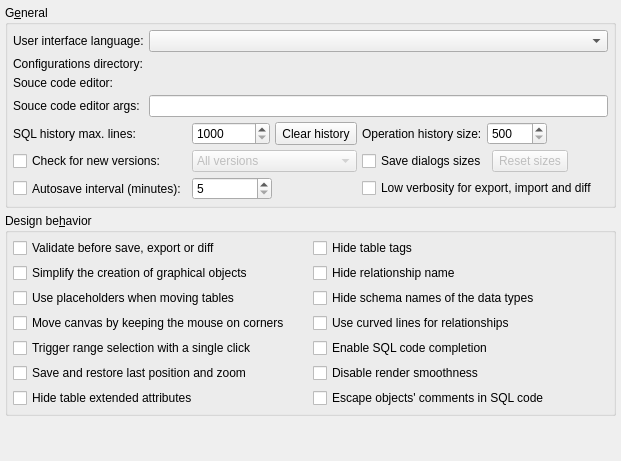
     <widget class="QWidget" name="tab">
      <attribute name="icon">
       <iconset resource="../../res/resources.qrc">
        <normaloff>:/icons/icons/design.png</normaloff>:/icons/icons/design.png</iconset>
      </attribute>
      <attribute name="title">
       <string>Ge&amp;neral &amp;&amp; Design</string>
      </attribute>
      <layout class="QGridLayout" name="gridLayout_11">
       <property name="leftMargin">
        <number>5</number>
       </property>
       <property name="topMargin">
        <number>5</number>
       </property>
       <property name="rightMargin">
        <number>5</number>
       </property>
       <property name="bottomMargin">
        <number>5</number>
       </property>
       <property name="spacing">
        <number>5</number>
       </property>
       <item row="0" column="0">
        <widget class="QGroupBox" name="general_gb">
         <property name="title">
          <string>G&amp;eneral</string>
         </property>
         <layout class="QGridLayout" name="general_grid">
          <property name="leftMargin">
           <number>5</number>
          </property>
          <property name="topMargin">
           <number>5</number>
          </property>
          <property name="rightMargin">
           <number>5</number>
          </property>
          <property name="bottomMargin">
           <number>5</number>
          </property>
          <property name="spacing">
           <number>5</number>
          </property>
          <item row="0" column="0">
           <widget class="QLabel" name="label_5">
            <property name="text">
             <string>User interface language:</string>
            </property>
           </widget>
          </item>
          <item row="0" column="1">
           <widget class="QComboBox" name="ui_language_cmb">
            <property name="toolTip">
             <string>Overrides the default user interface language defined by the system. Requires restarting the program. &lt;strong&gt;NOTE:&lt;/strong&gt; UI translations are third party collaborations thus any typo or mistake should be reported directly to their respective maintainers.</string>
            </property>
            <property name="statusTip">
             <string/>
            </property>
            <property name="iconSize">
             <size>
              <width>28</width>
              <height>28</height>
             </size>
            </property>
           </widget>
          </item>
          <item row="1" column="0">
           <widget class="QLabel" name="label_2">
            <property name="text">
             <string>Configurations directory:</string>
            </property>
           </widget>
          </item>
          <item row="2" column="0">
           <widget class="QLabel" name="label_3">
            <property name="text">
             <string>Souce code editor:</string>
            </property>
           </widget>
          </item>
          <item row="3" column="0">
           <widget class="QLabel" name="label_4">
            <property name="text">
             <string>Souce code editor args:</string>
            </property>
           </widget>
          </item>
          <item row="3" column="1">
           <widget class="QLineEdit" name="source_editor_args_edt">
            <property name="toolTip">
             <string/>
            </property>
            <property name="readOnly">
             <bool>false</bool>
            </property>
            <property name="clearButtonEnabled">
             <bool>true</bool>
            </property>
           </widget>
          </item>
          <item row="4" column="0" colspan="2">
           <layout class="QGridLayout" name="gridLayout_8">
            <property name="spacing">
             <number>5</number>
            </property>
            <item row="0" column="0">
             <widget class="QLabel" name="sql_history_lbl">
              <property name="sizePolicy">
               <sizepolicy hsizetype="Preferred" vsizetype="Preferred">
                <horstretch>0</horstretch>
                <verstretch>0</verstretch>
               </sizepolicy>
              </property>
              <property name="minimumSize">
               <size>
                <width>0</width>
                <height>0</height>
               </size>
              </property>
              <property name="text">
               <string>SQL history max. lines:</string>
              </property>
             </widget>
            </item>
            <item row="1" column="1" colspan="2">
             <widget class="QComboBox" name="check_versions_cmb">
              <property name="enabled">
               <bool>false</bool>
              </property>
              <property name="sizePolicy">
               <sizepolicy hsizetype="Preferred" vsizetype="Fixed">
                <horstretch>0</horstretch>
                <verstretch>0</verstretch>
               </sizepolicy>
              </property>
              <property name="iconSize">
               <size>
                <width>28</width>
                <height>28</height>
               </size>
              </property>
              <item>
               <property name="text">
                <string>All versions</string>
               </property>
              </item>
              <item>
               <property name="text">
                <string>Stable and beta versions</string>
               </property>
              </item>
              <item>
               <property name="text">
                <string>Stable version only</string>
               </property>
              </item>
             </widget>
            </item>
            <item row="4" column="2">
             <spacer name="horizontalSpacer_8">
              <property name="orientation">
               <enum>Qt::Horizontal</enum>
              </property>
              <property name="sizeType">
               <enum>QSizePolicy::Preferred</enum>
              </property>
              <property name="sizeHint" stdset="0">
               <size>
                <width>40</width>
                <height>20</height>
               </size>
              </property>
             </spacer>
            </item>
            <item row="1" column="0">
             <widget class="QCheckBox" name="check_update_chk">
              <property name="sizePolicy">
               <sizepolicy hsizetype="Preferred" vsizetype="Fixed">
                <horstretch>0</horstretch>
                <verstretch>0</verstretch>
               </sizepolicy>
              </property>
              <property name="toolTip">
               <string>Check if there is a new version on the server at the startup</string>
              </property>
              <property name="text">
               <string>Check for new versions:</string>
              </property>
              <property name="checked">
               <bool>false</bool>
              </property>
             </widget>
            </item>
            <item row="0" column="1" colspan="2">
             <layout class="QHBoxLayout" name="horizontalLayout_19">
              <property name="spacing">
               <number>5</number>
              </property>
              <item>
               <widget class="QSpinBox" name="history_max_length_spb">
                <property name="sizePolicy">
                 <sizepolicy hsizetype="Minimum" vsizetype="Fixed">
                  <horstretch>0</horstretch>
                  <verstretch>0</verstretch>
                 </sizepolicy>
                </property>
                <property name="minimumSize">
                 <size>
                  <width>60</width>
                  <height>0</height>
                 </size>
                </property>
                <property name="minimum">
                 <number>1000</number>
                </property>
                <property name="maximum">
                 <number>20000</number>
                </property>
                <property name="singleStep">
                 <number>500</number>
                </property>
                <property name="value">
                 <number>1000</number>
                </property>
               </widget>
              </item>
              <item>
               <widget class="QToolButton" name="clear_sql_history_tb">
                <property name="sizePolicy">
                 <sizepolicy hsizetype="Preferred" vsizetype="Preferred">
                  <horstretch>0</horstretch>
                  <verstretch>0</verstretch>
                 </sizepolicy>
                </property>
                <property name="maximumSize">
                 <size>
                  <width>16777215</width>
                  <height>16777215</height>
                 </size>
                </property>
                <property name="focusPolicy">
                 <enum>Qt::StrongFocus</enum>
                </property>
                <property name="toolTip">
                 <string>Clear the entire SQL comand history.</string>
                </property>
                <property name="text">
                 <string>Clear history</string>
                </property>
                <property name="icon">
                 <iconset resource="../../res/resources.qrc">
                  <normaloff>:/icons/icons/delete.png</normaloff>:/icons/icons/delete.png</iconset>
                </property>
                <property name="iconSize">
                 <size>
                  <width>25</width>
                  <height>25</height>
                 </size>
                </property>
                <property name="toolButtonStyle">
                 <enum>Qt::ToolButtonTextBesideIcon</enum>
                </property>
               </widget>
              </item>
             </layout>
            </item>
            <item row="4" column="1">
             <widget class="QSpinBox" name="autosave_interv_spb">
              <property name="sizePolicy">
               <sizepolicy hsizetype="Preferred" vsizetype="Fixed">
                <horstretch>0</horstretch>
                <verstretch>0</verstretch>
               </sizepolicy>
              </property>
              <property name="minimumSize">
               <size>
                <width>60</width>
                <height>0</height>
               </size>
              </property>
              <property name="minimum">
               <number>5</number>
              </property>
              <property name="maximum">
               <number>30</number>
              </property>
              <property name="singleStep">
               <number>5</number>
              </property>
             </widget>
            </item>
            <item row="4" column="0">
             <widget class="QCheckBox" name="autosave_interv_chk">
              <property name="sizePolicy">
               <sizepolicy hsizetype="Preferred" vsizetype="Preferred">
                <horstretch>0</horstretch>
                <verstretch>0</verstretch>
               </sizepolicy>
              </property>
              <property name="toolTip">
               <string>&lt;p&gt;Defines the period when the opened models will be saved automatically. The temporary models saving period will be defined as the half of the value defined here. If the autosave is disabled the temporary models saving will occur in a period of 5 minutes.&lt;/p&gt;</string>
              </property>
              <property name="statusTip">
               <string/>
              </property>
              <property name="text">
               <string>Autosave interval (minutes):</string>
              </property>
             </widget>
            </item>
            <item row="0" column="3">
             <layout class="QHBoxLayout" name="horizontalLayout_4">
              <property name="spacing">
               <number>5</number>
              </property>
              <item>
               <widget class="QLabel" name="oplist_size_lbl">
                <property name="sizePolicy">
                 <sizepolicy hsizetype="Fixed" vsizetype="Preferred">
                  <horstretch>0</horstretch>
                  <verstretch>0</verstretch>
                 </sizepolicy>
                </property>
                <property name="text">
                 <string>Operation history size:</string>
                </property>
               </widget>
              </item>
              <item>
               <widget class="QSpinBox" name="oplist_size_spb">
                <property name="sizePolicy">
                 <sizepolicy hsizetype="Minimum" vsizetype="Fixed">
                  <horstretch>0</horstretch>
                  <verstretch>0</verstretch>
                 </sizepolicy>
                </property>
                <property name="minimumSize">
                 <size>
                  <width>60</width>
                  <height>0</height>
                 </size>
                </property>
                <property name="toolTip">
                 <string>&lt;p&gt;Defines the maximum amount of elements held in the operation history. Once reached the maximum number the history is automatically cleaned.&lt;/p&gt;</string>
                </property>
                <property name="statusTip">
                 <string/>
                </property>
                <property name="minimum">
                 <number>500</number>
                </property>
                <property name="maximum">
                 <number>1000</number>
                </property>
               </widget>
              </item>
              <item>
               <spacer name="horizontalSpacer_6">
                <property name="orientation">
                 <enum>Qt::Horizontal</enum>
                </property>
                <property name="sizeType">
                 <enum>QSizePolicy::Expanding</enum>
                </property>
                <property name="sizeHint" stdset="0">
                 <size>
                  <width>40</width>
                  <height>20</height>
                 </size>
                </property>
               </spacer>
              </item>
             </layout>
            </item>
            <item row="4" column="3">
             <widget class="QCheckBox" name="low_verbosity_chk">
              <property name="sizePolicy">
               <sizepolicy hsizetype="Expanding" vsizetype="Fixed">
                <horstretch>0</horstretch>
                <verstretch>0</verstretch>
               </sizepolicy>
              </property>
              <property name="toolTip">
               <string>&lt;p&gt;Reduces the verbosity of the export, import and diff process causing only key info messages and errors to be displayed. This option causes less rendering operations to be performed when displaying progress messages and, as a consequence, it makes these processes run faster.&lt;/p&gt;</string>
              </property>
              <property name="statusTip">
               <string/>
              </property>
              <property name="text">
               <string>Low verbosity for export, import and diff </string>
              </property>
             </widget>
            </item>
            <item row="1" column="3">
             <layout class="QHBoxLayout" name="horizontalLayout_7">
              <property name="spacing">
               <number>5</number>
              </property>
              <item>
               <widget class="QCheckBox" name="save_restore_geometry_chk">
                <property name="sizePolicy">
                 <sizepolicy hsizetype="Preferred" vsizetype="Fixed">
                  <horstretch>0</horstretch>
                  <verstretch>0</verstretch>
                 </sizepolicy>
                </property>
                <property name="text">
                 <string>Save dialogs sizes</string>
                </property>
               </widget>
              </item>
              <item>
               <widget class="QToolButton" name="reset_sizes_tb">
                <property name="enabled">
                 <bool>false</bool>
                </property>
                <property name="sizePolicy">
                 <sizepolicy hsizetype="Preferred" vsizetype="Preferred">
                  <horstretch>0</horstretch>
                  <verstretch>0</verstretch>
                 </sizepolicy>
                </property>
                <property name="maximumSize">
                 <size>
                  <width>16777215</width>
                  <height>16777215</height>
                 </size>
                </property>
                <property name="focusPolicy">
                 <enum>Qt::StrongFocus</enum>
                </property>
                <property name="toolTip">
                 <string>Reset the dialogs sizes and positions to their default values.</string>
                </property>
                <property name="text">
                 <string>Reset sizes</string>
                </property>
                <property name="icon">
                 <iconset resource="../../res/resources.qrc">
                  <normaloff>:/icons/icons/refresh.png</normaloff>:/icons/icons/refresh.png</iconset>
                </property>
                <property name="iconSize">
                 <size>
                  <width>25</width>
                  <height>25</height>
                 </size>
                </property>
                <property name="toolButtonStyle">
                 <enum>Qt::ToolButtonTextBesideIcon</enum>
                </property>
               </widget>
              </item>
              <item>
               <spacer name="horizontalSpacer_7">
                <property name="orientation">
                 <enum>Qt::Horizontal</enum>
                </property>
                <property name="sizeHint" stdset="0">
                 <size>
                  <width>40</width>
                  <height>20</height>
                 </size>
                </property>
               </spacer>
              </item>
             </layout>
            </item>
           </layout>
          </item>
         </layout>
        </widget>
       </item>
       <item row="1" column="0">
        <widget class="QGroupBox" name="behavior_gb">
         <property name="title">
          <string>Design be&amp;havior</string>
         </property>
         <layout class="QGridLayout" name="gridLayout_6">
          <property name="leftMargin">
           <number>5</number>
          </property>
          <property name="topMargin">
           <number>5</number>
          </property>
          <property name="rightMargin">
           <number>5</number>
          </property>
          <property name="bottomMargin">
           <number>5</number>
          </property>
          <property name="spacing">
           <number>5</number>
          </property>
          <item row="0" column="1">
           <widget class="QCheckBox" name="hide_table_tags_chk">
            <property name="sizePolicy">
             <sizepolicy hsizetype="Preferred" vsizetype="Fixed">
              <horstretch>0</horstretch>
              <verstretch>0</verstretch>
             </sizepolicy>
            </property>
            <property name="toolTip">
             <string>Hide the object which represents the tag assigned to the table</string>
            </property>
            <property name="statusTip">
             <string/>
            </property>
            <property name="text">
             <string>Hide table tags</string>
            </property>
           </widget>
          </item>
          <item row="5" column="1">
           <widget class="QCheckBox" name="disable_smooth_chk">
            <property name="sizePolicy">
             <sizepolicy hsizetype="Expanding" vsizetype="Fixed">
              <horstretch>0</horstretch>
              <verstretch>0</verstretch>
             </sizepolicy>
            </property>
            <property name="toolTip">
             <string>&lt;p&gt; Disable the antialiasing for lines and texts improving performance when handling huge models.&lt;/p&gt;</string>
            </property>
            <property name="statusTip">
             <string/>
            </property>
            <property name="text">
             <string>Disable render smoothness</string>
            </property>
           </widget>
          </item>
          <item row="3" column="1">
           <widget class="QCheckBox" name="use_curved_lines_chk">
            <property name="sizePolicy">
             <sizepolicy hsizetype="Preferred" vsizetype="Fixed">
              <horstretch>0</horstretch>
              <verstretch>0</verstretch>
             </sizepolicy>
            </property>
            <property name="toolTip">
             <string>Replaces any straight line in relationship by curved ones in order to improve the model's visualization.</string>
            </property>
            <property name="statusTip">
             <string/>
            </property>
            <property name="text">
             <string>Use curved lines for relationships</string>
            </property>
           </widget>
          </item>
          <item row="10" column="1">
           <widget class="QCheckBox" name="escape_comments_chk">
            <property name="sizePolicy">
             <sizepolicy hsizetype="Expanding" vsizetype="Fixed">
              <horstretch>0</horstretch>
              <verstretch>0</verstretch>
             </sizepolicy>
            </property>
            <property name="toolTip">
             <string>&lt;p&gt;Forces the escaping of line breaks and tabulations in objects' comments during SQL code generation. This option produces a more compact SQL code since all comments will be presented in one line. Despite changing the presentation this option doesn't affect the final semantics of multilined comments.&lt;/p&gt;</string>
            </property>
            <property name="statusTip">
             <string/>
            </property>
            <property name="text">
             <string>Escape objects' comments in SQL code</string>
            </property>
           </widget>
          </item>
          <item row="5" column="0">
           <widget class="QCheckBox" name="save_last_pos_chk">
            <property name="sizePolicy">
             <sizepolicy hsizetype="Expanding" vsizetype="Fixed">
              <horstretch>0</horstretch>
              <verstretch>0</verstretch>
             </sizepolicy>
            </property>
            <property name="toolTip">
             <string>&lt;p&gt;After loading the model the last zoom and position on canvas will be restored&lt;/p&gt;</string>
            </property>
            <property name="statusTip">
             <string/>
            </property>
            <property name="text">
             <string>Save and restore last position and zoom</string>
            </property>
           </widget>
          </item>
          <item row="2" column="0">
           <widget class="QCheckBox" name="use_placeholders_chk">
            <property name="sizePolicy">
             <sizepolicy hsizetype="Expanding" vsizetype="Fixed">
              <horstretch>0</horstretch>
              <verstretch>0</verstretch>
             </sizepolicy>
            </property>
            <property name="toolTip">
             <string>&lt;p&gt;When enabled this option creates a placeholder object at the previous table's position when starting to move it. This will cause graphical updates on relationship lines to be performed only when the drag &amp; drop action is done improving the performance. Disabling placeholders will cause those updates to be executed every time the table's position changes a single pixel (classical behavior).&lt;/p&gt;</string>
            </property>
            <property name="statusTip">
             <string/>
            </property>
            <property name="text">
             <string>Use placeholders when moving tables</string>
            </property>
           </widget>
          </item>
          <item row="0" column="0">
           <widget class="QCheckBox" name="confirm_validation_chk">
            <property name="toolTip">
             <string>&lt;p&gt;Triggers a dialog asking the user to validate the model before a save, export or diff operation.&lt;/p&gt;</string>
            </property>
            <property name="statusTip">
             <string/>
            </property>
            <property name="text">
             <string>Validate before save, export or diff</string>
            </property>
            <property name="checked">
             <bool>false</bool>
            </property>
           </widget>
          </item>
          <item row="4" column="0">
           <widget class="QCheckBox" name="invert_rangesel_chk">
            <property name="sizePolicy">
             <sizepolicy hsizetype="Expanding" vsizetype="Fixed">
              <horstretch>0</horstretch>
              <verstretch>0</verstretch>
             </sizepolicy>
            </property>
            <property name="toolTip">
             <string>&lt;p&gt;By default the range selection is triggered with Shift + left click. By checking this option range selection will be activated only with a single click and move.&lt;/p&gt;</string>
            </property>
            <property name="statusTip">
             <string/>
            </property>
            <property name="text">
             <string>Trigger range selection with a single click</string>
            </property>
            <property name="checked">
             <bool>false</bool>
            </property>
           </widget>
          </item>
          <item row="3" column="0">
           <widget class="QCheckBox" name="corner_move_chk">
            <property name="sizePolicy">
             <sizepolicy hsizetype="Expanding" vsizetype="Fixed">
              <horstretch>0</horstretch>
              <verstretch>0</verstretch>
             </sizepolicy>
            </property>
            <property name="toolTip">
             <string>Start move the canvas when the cursor is on the canvas edges</string>
            </property>
            <property name="statusTip">
             <string/>
            </property>
            <property name="text">
             <string>Move canvas by keeping the mouse on corners</string>
            </property>
            <property name="checked">
             <bool>false</bool>
            </property>
           </widget>
          </item>
          <item row="1" column="1">
           <widget class="QCheckBox" name="hide_rel_name_chk">
            <property name="sizePolicy">
             <sizepolicy hsizetype="Preferred" vsizetype="Fixed">
              <horstretch>0</horstretch>
              <verstretch>0</verstretch>
             </sizepolicy>
            </property>
            <property name="toolTip">
             <string>Hide the object that represents the relationship name</string>
            </property>
            <property name="statusTip">
             <string/>
            </property>
            <property name="text">
             <string>Hide relationship name</string>
            </property>
           </widget>
          </item>
          <item row="10" column="0">
           <widget class="QCheckBox" name="hide_ext_attribs_chk">
            <property name="sizePolicy">
             <sizepolicy hsizetype="Preferred" vsizetype="Fixed">
              <horstretch>0</horstretch>
              <verstretch>0</verstretch>
             </sizepolicy>
            </property>
            <property name="toolTip">
             <string>Hide the portion of table which represents triggers, indexes and rules.</string>
            </property>
            <property name="text">
             <string>Hide table extended attributes</string>
            </property>
           </widget>
          </item>
          <item row="1" column="0">
           <widget class="QCheckBox" name="simple_obj_creation_chk">
            <property name="sizePolicy">
             <sizepolicy hsizetype="Preferred" vsizetype="Fixed">
              <horstretch>0</horstretch>
              <verstretch>0</verstretch>
             </sizepolicy>
            </property>
            <property name="toolTip">
             <string>&lt;p&gt;Graphical objects (table, views and textboxes) will be created in a single step without the need to click on canvas &lt;/p&gt;</string>
            </property>
            <property name="statusTip">
             <string/>
            </property>
            <property name="text">
             <string>Simplify the creation of graphical objects</string>
            </property>
            <property name="checked">
             <bool>false</bool>
            </property>
           </widget>
          </item>
          <item row="2" column="1">
           <widget class="QCheckBox" name="hide_sch_name_usr_types_chk">
            <property name="sizePolicy">
             <sizepolicy hsizetype="Preferred" vsizetype="Fixed">
              <horstretch>0</horstretch>
              <verstretch>0</verstretch>
             </sizepolicy>
            </property>
            <property name="toolTip">
             <string>&lt;p&gt;Hide the schema names of the user-defined types referenced by columns. This option affects only the graphical objects, the code generation will keep displaying user-defined types names fully schema-qualified.&lt;/p&gt;</string>
            </property>
            <property name="statusTip">
             <string/>
            </property>
            <property name="text">
             <string>Hide schema names of the data types</string>
            </property>
           </widget>
          </item>
          <item row="4" column="1">
           <widget class="QCheckBox" name="code_completion_chk">
            <property name="sizePolicy">
             <sizepolicy hsizetype="Preferred" vsizetype="Fixed">
              <horstretch>0</horstretch>
              <verstretch>0</verstretch>
             </sizepolicy>
            </property>
            <property name="toolTip">
             <string>Toggles the code completion in all fields that accepts the input of SQL commands.</string>
            </property>
            <property name="statusTip">
             <string/>
            </property>
            <property name="text">
             <string>Enable SQL code completion</string>
            </property>
           </widget>
          </item>
         </layout>
        </widget>
       </item>
       <item row="2" column="0">
        <spacer name="verticalSpacer">
         <property name="orientation">
          <enum>Qt::Vertical</enum>
         </property>
         <property name="sizeHint" stdset="0">
          <size>
           <width>20</width>
           <height>40</height>
          </size>
         </property>
        </spacer>
       </item>
      </layout>
     </widget>
